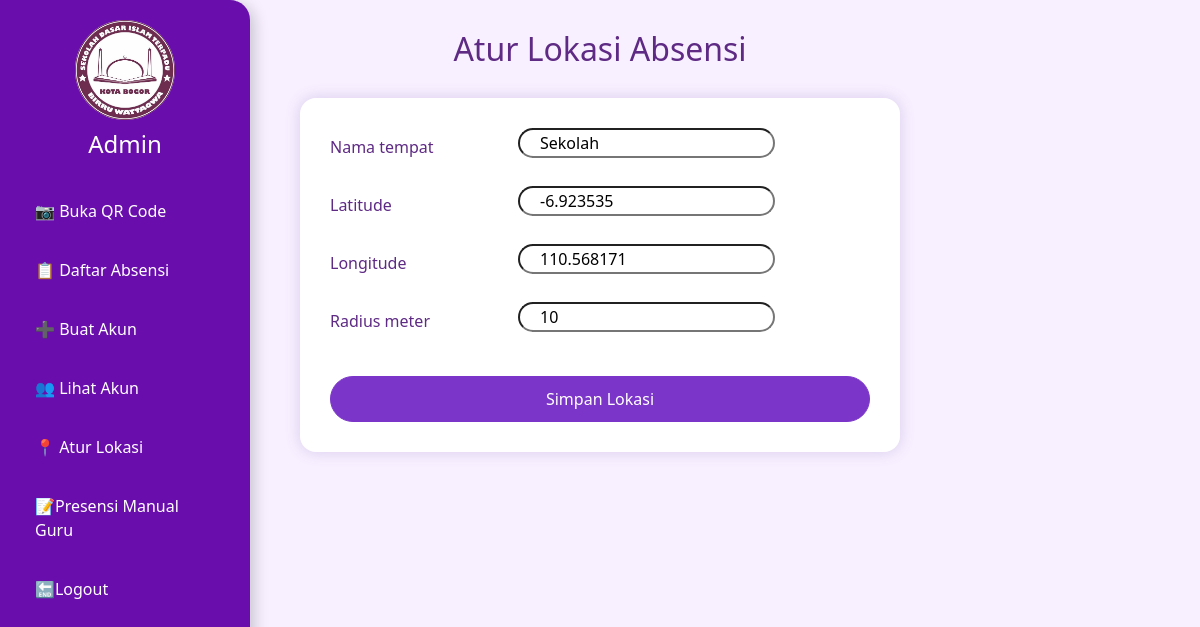
Page /atur-lokasi/ (signed in) on the committed database.
### birruwattaqwa/models.py (models this page shows, shortened)
class LokasiAbsen(models.Model):
    nama_tempat = models.CharField(max_length=100, default='Sekolah')
    latitude = models.FloatField()
    longitude = models.FloatField()
    radius_meter = models.IntegerField(default=50)  # radius area absensi dalam meter

### birruwattaqwa/views.py (the view)
# urls.py: path('atur-lokasi/', atur_lokasi, name='atur_lokasi_absen'),
@login_required
def atur_lokasi(request):
    lokasi, created = LokasiAbsen.objects.get_or_create(
        id=1,
        defaults={
            'nama_tempat': 'Sekolah',
            'latitude': -6.923535,
            'longitude':110.568171,
            'radius_meter': 10,
        }
    )
    if request.method == 'POST':
        form = LokasiAbsenForm(request.POST, instance=lokasi)
        if form.is_valid():
            form.save()
            messages.success(request, "Lokasi berhasil diperbarui.")
            return redirect('atur_lokasi_absen')
    else:
        form = LokasiAbsenForm(instance=lokasi)
    return render(request, 'birruwattaqwa/admin/atur_lokasi.html', {
        'form': form
    })

### birruwattaqwa/forms.py
class LokasiAbsenForm(forms.ModelForm):
    class Meta:
        model = LokasiAbsen
        fields = ['nama_tempat', 'latitude', 'longitude', 'radius_meter']

### birruwattaqwa/templates/birruwattaqwa/admin/atur_lokasi.html (shortened to what this page needs)
{% load static %}
<!DOCTYPE html>
<html lang="en">
<head>
  <link href="https://cdn.jsdelivr.net/npm/aos@2.3.4/dist/aos.css" rel="stylesheet">
  <link href="https://cdn.jsdelivr.net/npm/bootstrap@5.3.0/dist/css/bootstrap.min.css" rel="stylesheet">
</head>
<body>
<div class="sidebar" data-aos="fade-right">
  <div class="profile" data-aos="zoom-in">
        <a href="{% url 'dashboard_admin' %}">
            <img src="/media/logo.jpeg" alt="Foto Admin" />
        </a>
    <h4>Admin</h4>
  </div>
  <ul>
    <li><a href="{% url 'generate_admin_qrcode' %}">📷 Buka QR Code</a></li>
    <li><a href="{% url 'list_absen' %}">📋 Daftar Absensi</a></li>
    <li><a href="{% url 'registrasi' %}">➕ Buat Akun</a></li>
    <li><a href="{% url 'list_users' %}">👥 Lihat Akun</a></li>
    <li><a href="{% url 'atur_lokasi_absen' %}">📍 Atur Lokasi</a></li>
    <li><a href="{% url 'input_absensi_manual' %}">📝Presensi Manual Guru</a></li>
    <li><a href="{% url 'logout' %}">🔚Logout</a></li>
  </ul>
</div>
{% block content %}
<h2 data-aos="fade-down">Atur Lokasi Absensi</h2>
<form method="post" data-aos="zoom-in" data-aos-delay="200">
  {% for field in form %}
    <div class="form-group row">
      <label for="{{ field.id_for_label }}" class="col-sm-4 col-form-label">{{ field.label }}</label>
      <div class="col-sm-8">
        {{ field }}
      </div>
    </div>
  {% endfor %}
  <button type="submit" class="btn btn-primary w-100 mt-3">Simpan Lokasi</button>
</form>
{% endblock %}
</body>
</html>

### birruwattaqwa/templates/birruwattaqwa/admin/atur_lokasi.html (style rules this page uses)
body { background-color: #f8f0ff; margin: 0; padding: 0; font-family: 'Segoe UI', Tahoma, Geneva, Verdana, sans-serif; }
.sidebar { width: 250px; background-color: #6a0dad; color: white; height: 100vh; position: fixed; top: 0; left: 0; padding: 20px; border-radius: 0 20px 20px 0; box-shadow: 4px 4px 15px rgba(0, 0, 0, 0.2); overflow-y: auto; transition: left 0.3s ease-in-out; z-index: 150; }
.sidebar .profile { text-align: center; margin-bottom: 30px; }
.sidebar .profile img { width: 100px; height: 100px; border-radius: 50%; object-fit: cover; transition: transform 0.3s ease-in-out; }
.sidebar ul { list-style: none; padding: 0; }
.sidebar ul li { margin: 15px 0; }
.sidebar ul li a { color: white; text-decoration: none; display: block; padding: 10px 15px; border-radius: 12px; transition: background-color 0.3s, transform 0.3s; }
h2 { color: #5e2a84; text-align: center; margin-top: 30px; }
form { background-color: #ffffff; border-radius: 16px; box-shadow: 0 0 15px rgba(93, 53, 158, 0.2); max-width: 600px; margin: 30px auto; padding: 30px; }
label { font-weight: 500; color: #5e2a84; }
input, select, textarea { border-radius: 50px !important; padding-left: 20px; }
.form-group { margin-bottom: 20px; }
.btn-primary { background-color: #7b35c8; border-color: #7b35c8; border-radius: 999px; padding: 10px 20px; }

### rows in the picture
LokasiAbsen: form "Sekolah" "-6.923535" "110.568171" "10"

### other values in the picture
{{ field.label }} "Nama tempat" "Latitude" "Longitude" "Radius meter"
